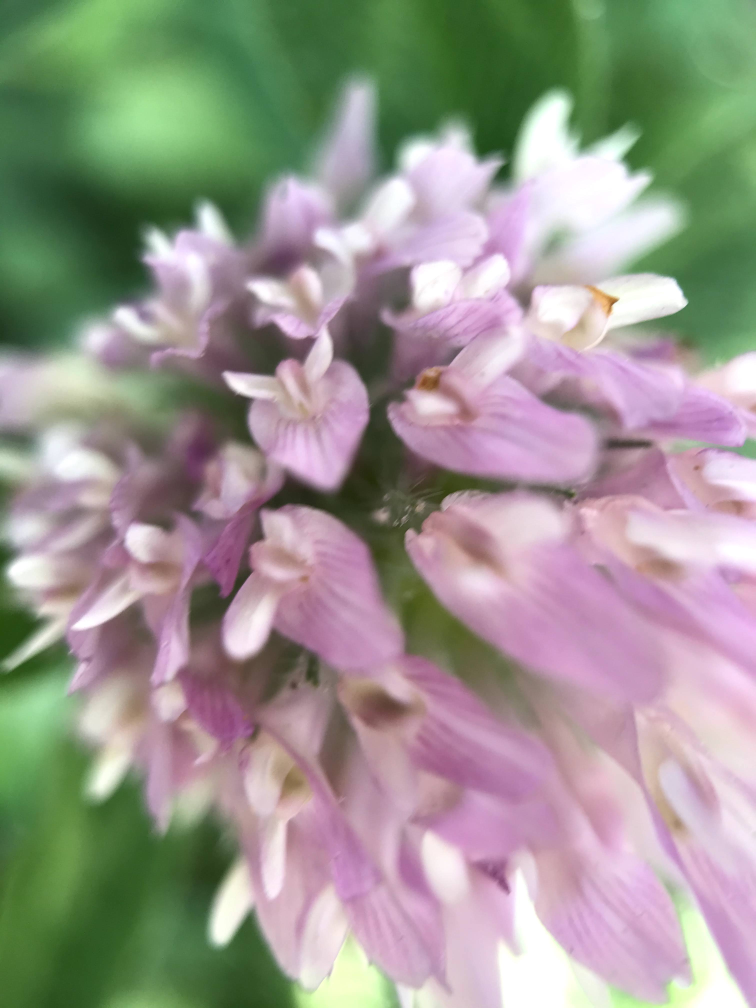
#> input picture gol.jpg, 3024 x 4032 px (shown at 1/4 size)
$ python image-resizer.py
#> lines starting #> are read from the running program, lines starting #| are printed output that depends on the picture
import cv2

img=cv2.imread('gol.jpg')
#> img is the input picture: shape (4032, 3024, 3); mean B, G, R 143.7, 151.1, 154.9
print(img.shape)
#| (4032, 3024, 3)

width = int(img.shape[1]/5)
#> width = 604
height = int(img.shape[0]/5)
#> height = 806

scade_img = cv2.resize(img,(width,height), interpolation=cv2.INTER_AREA)
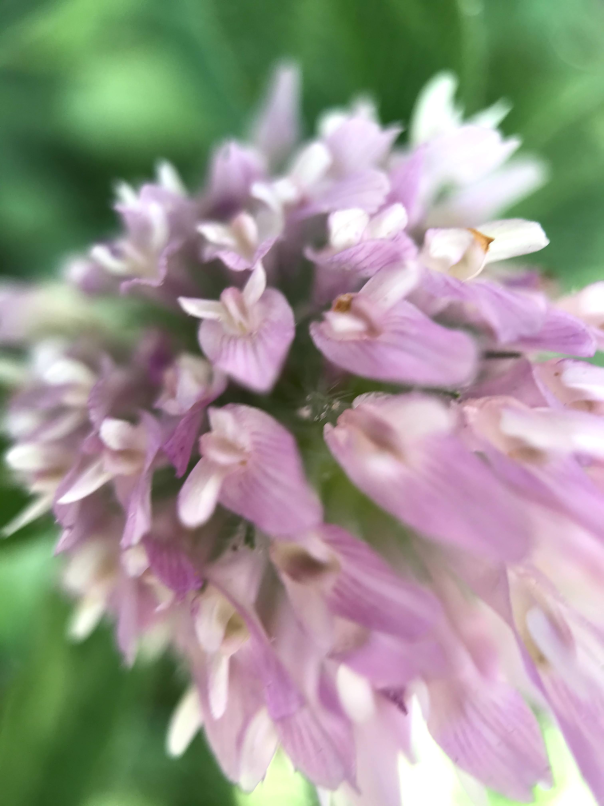
#> scade_img: shape (806, 604, 3); mean B, G, R 143.7, 151.1, 154.9
cv2.imwrite('scade_photo1.jpg',scade_img)
